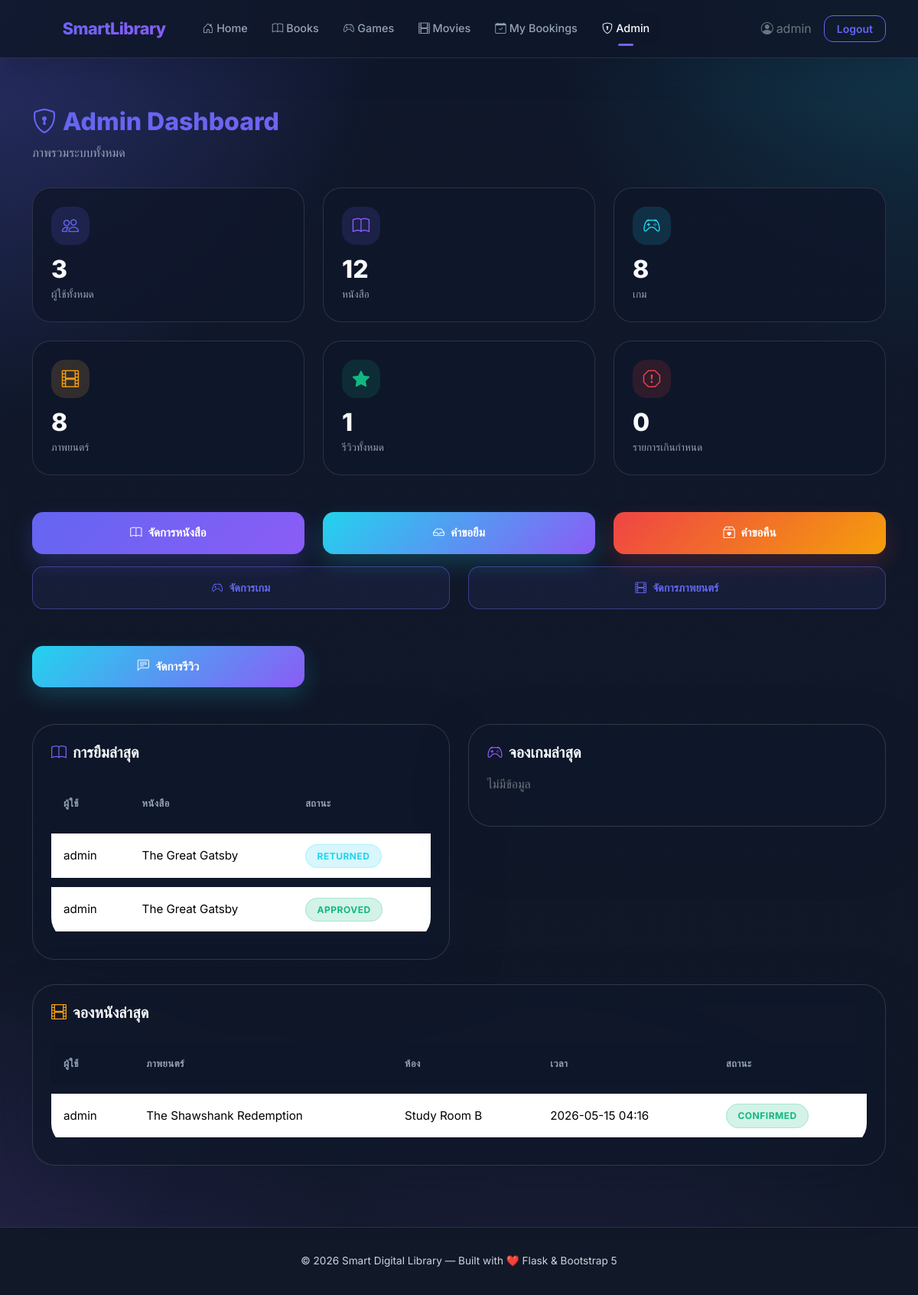
Page /admin/ (signed in) on the earlier database version.
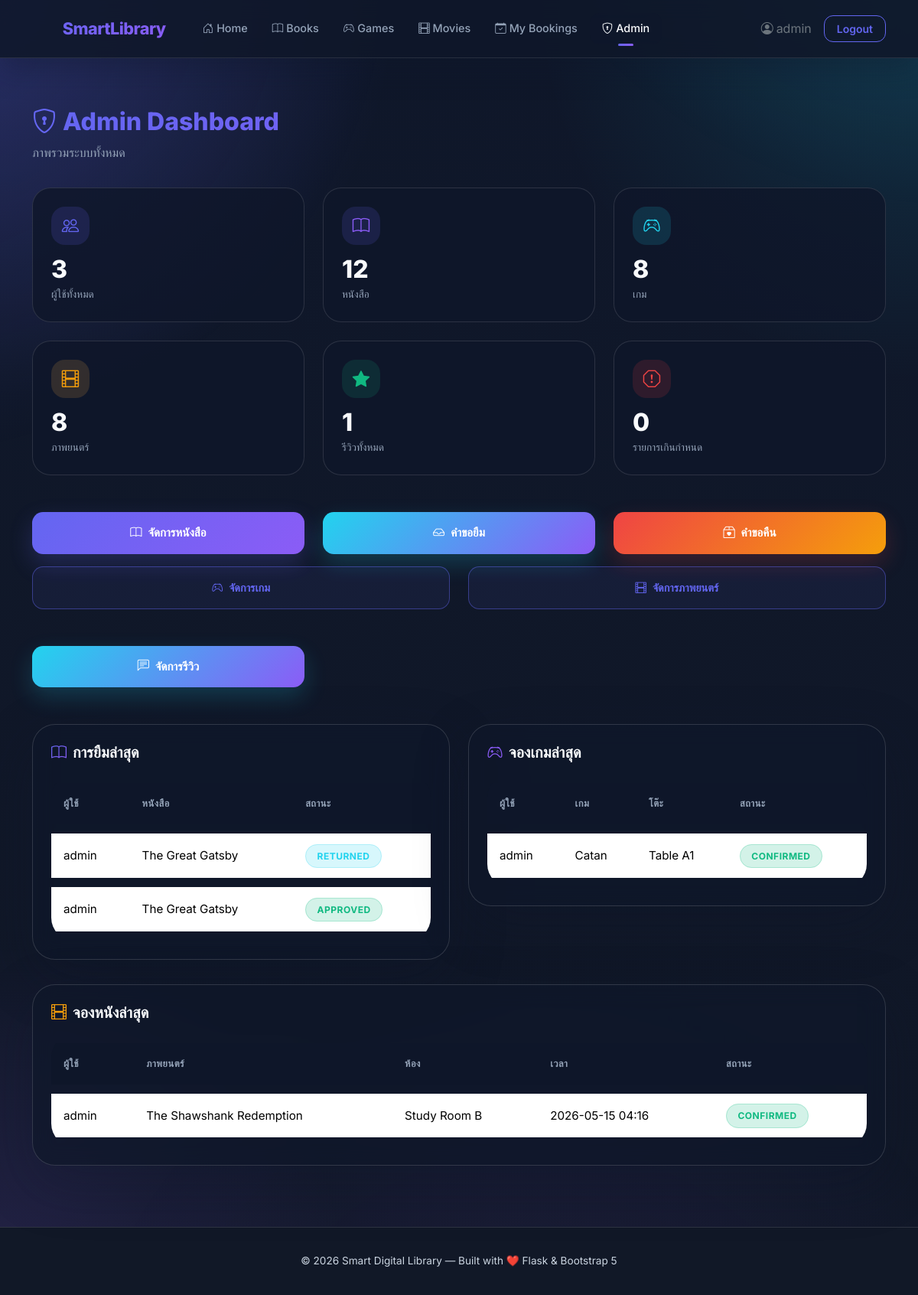
Same page on the later database version.
### tables this page shows
CREATE TABLE borrow_requests (
            id INTEGER PRIMARY KEY AUTOINCREMENT,
            user_id INTEGER NOT NULL,
            book_id INTEGER NOT NULL,
            status TEXT NOT NULL DEFAULT 'pending',
            created_at DATETIME DEFAULT CURRENT_TIMESTAMP,
            updated_at DATETIME DEFAULT CURRENT_TIMESTAMP, borrow_days INTEGER DEFAULT 7, due_date DATETIME, return_requested INTEGER DEFAULT 0, returned_at DATETIME, approved_return INTEGER DEFAULT 0,
            FOREIGN KEY (user_id) REFERENCES users(id),
            FOREIGN KEY (book_id) REFERENCES books(id)
        );

CREATE TABLE users (
            id INTEGER PRIMARY KEY AUTOINCREMENT,
            username TEXT UNIQUE NOT NULL,
            email TEXT UNIQUE NOT NULL,
            password_hash TEXT NOT NULL,
            role TEXT NOT NULL DEFAULT 'user',
            created_at DATETIME DEFAULT CURRENT_TIMESTAMP
        );

CREATE TABLE books (
            id INTEGER PRIMARY KEY AUTOINCREMENT,
            title TEXT NOT NULL,
            author TEXT NOT NULL,
            category TEXT NOT NULL,
            description TEXT,
            cover_image TEXT,
            copies INTEGER NOT NULL DEFAULT 1,
            created_at DATETIME DEFAULT CURRENT_TIMESTAMP
        );

CREATE TABLE movie_bookings (
            id INTEGER PRIMARY KEY AUTOINCREMENT,
            user_id INTEGER NOT NULL,
            movie_id INTEGER NOT NULL,
            room_id INTEGER NOT NULL,
            start_time DATETIME NOT NULL,
            end_time DATETIME NOT NULL,
            status TEXT NOT NULL DEFAULT 'pending',
            created_at DATETIME DEFAULT CURRENT_TIMESTAMP,
            FOREIGN KEY (user_id) REFERENCES users(id),
            FOREIGN KEY (movie_id) REFERENCES movies(id),
            FOREIGN KEY (room_id) REFERENCES rooms(id)
        );

CREATE TABLE movies (
            id INTEGER PRIMARY KEY AUTOINCREMENT,
            title TEXT NOT NULL,
            genre TEXT NOT NULL,
            description TEXT,
            poster_image TEXT,
            duration_minutes INTEGER NOT NULL DEFAULT 120,
            rating REAL DEFAULT 0.0,
            created_at DATETIME DEFAULT CURRENT_TIMESTAMP
        );

CREATE TABLE rooms (
            id INTEGER PRIMARY KEY AUTOINCREMENT,
            name TEXT NOT NULL,
            room_type TEXT NOT NULL DEFAULT 'movie',
            capacity INTEGER NOT NULL DEFAULT 10,
            created_at DATETIME DEFAULT CURRENT_TIMESTAMP
        );

CREATE TABLE game_bookings (
            id INTEGER PRIMARY KEY AUTOINCREMENT,
            user_id INTEGER NOT NULL,
            game_id INTEGER NOT NULL,
            table_id INTEGER NOT NULL,
            start_time DATETIME NOT NULL,
            end_time DATETIME NOT NULL,
            status TEXT NOT NULL DEFAULT 'pending',
            created_at DATETIME DEFAULT CURRENT_TIMESTAMP,
            FOREIGN KEY (user_id) REFERENCES users(id),
            FOREIGN KEY (game_id) REFERENCES games(id),
            FOREIGN KEY (table_id) REFERENCES tables(id)
        );

CREATE TABLE games (
            id INTEGER PRIMARY KEY AUTOINCREMENT,
            name TEXT NOT NULL,
            category TEXT NOT NULL,
            description TEXT,
            image TEXT,
            min_players INTEGER NOT NULL DEFAULT 2,
            max_players INTEGER NOT NULL DEFAULT 4,
            created_at DATETIME DEFAULT CURRENT_TIMESTAMP
        );

CREATE TABLE tables (
            id INTEGER PRIMARY KEY AUTOINCREMENT,
            name TEXT NOT NULL,
            capacity INTEGER NOT NULL DEFAULT 4,
            status TEXT NOT NULL DEFAULT 'available',
            created_at DATETIME DEFAULT CURRENT_TIMESTAMP
        );

### blueprints/admin.py (the view)
@admin_bp.route('/')
@admin_required
def dashboard():
    db = get_db()
    stats = {
        'users': db.execute('SELECT COUNT(*) as c FROM users').fetchone()['c'],
        'books': db.execute('SELECT COUNT(*) as c FROM books').fetchone()['c'],
        'games': db.execute('SELECT COUNT(*) as c FROM games').fetchone()['c'],
        'movies': db.execute('SELECT COUNT(*) as c FROM movies').fetchone()['c'],
        'reviews': db.execute('SELECT COUNT(*) as c FROM reviews').fetchone()['c'],
        'overdue': db.execute("SELECT COUNT(*) as c FROM borrow_requests WHERE status='approved' AND due_date < datetime('now')").fetchone()['c'],
        'game_bookings': db.execute("SELECT COUNT(*) as c FROM game_bookings WHERE status='confirmed'").fetchone()['c'],
        'movie_bookings': db.execute("SELECT COUNT(*) as c FROM movie_bookings WHERE status='confirmed'").fetchone()['c'],
        'pending_borrows': db.execute("SELECT COUNT(*) as c FROM borrow_requests WHERE status='pending'").fetchone()['c'],
        'return_requests': db.execute("SELECT COUNT(*) as c FROM borrow_requests WHERE return_requested=1 AND status='return_pending'").fetchone()['c'],
    }
    recent_borrows = db.execute('''
        SELECT br.*, u.username, b.title FROM borrow_requests br
        JOIN users u ON u.id=br.user_id JOIN books b ON b.id=br.book_id
        ORDER BY br.created_at DESC LIMIT 5
    ''').fetchall()
    recent_game = db.execute('''
        SELECT gb.*, u.username, g.name as game_name, t.name as table_name
        FROM game_bookings gb JOIN users u ON u.id=gb.user_id
        JOIN games g ON g.id=gb.game_id JOIN tables t ON t.id=gb.table_id
        ORDER BY gb.created_at DESC LIMIT 5
    ''').fetchall()
    recent_movie = db.execute('''
        SELECT mb.*, u.username, m.title as movie_title, r.name as room_name
        FROM movie_bookings mb JOIN users u ON u.id=mb.user_id
        JOIN movies m ON m.id=mb.movie_id JOIN rooms r ON r.id=mb.room_id
        ORDER BY mb.created_at DESC LIMIT 5
    ''').fetchall()
    return render_template('admin/dashboard.html', stats=stats,
                           recent_borrows=recent_borrows, recent_game=recent_game,
                           recent_movie=recent_movie)

### blueprints/admin.py (called while the page is built)
def get_db():
    if 'db' not in g:
        from flask import current_app
        g.db = sqlite3.connect(current_app.config['DATABASE'])
        g.db.row_factory = sqlite3.Row
        g.db.execute("PRAGMA foreign_keys = ON")
    return g.db

def admin_required(f):
    from functools import wraps
    @wraps(f)
    def decorated(*args, **kwargs):
        if 'user_id' not in session or session.get('role') != 'admin':
            flash('คุณไม่มีสิทธิ์เข้าถึง', 'danger')
            return redirect(url_for('auth.login'))
        return f(*args, **kwargs)
    return decorated

### templates/admin/dashboard.html (shortened to what the changed rows need)
{% extends "base.html" %}
{% block content %}
<div class="page-header">
    <h1 class="text-gradient"><i class="bi bi-shield-lock me-2"></i>Admin Dashboard</h1>
</div>
<div class="row g-4">
    <div class="col-lg-6">
        <div class="glass-card">
            {% if recent_borrows %}
            <div class="table-responsive">
                <table class="table table-custom mb-0">
                    <thead><tr><th>ผู้ใช้</th><th>หนังสือ</th><th>สถานะ</th></tr></thead>
                    <tbody>
                    {% for b in recent_borrows %}
                    <tr><td>{{ b.username }}</td><td>{{ b.title[:25] }}</td><td><span class="badge-status badge-{{ b.status }}">{{ b.status }}</span></td></tr>
                    {% endfor %}
                    </tbody>
                </table>
            </div>
            {% else %}<p class="text-secondary">ไม่มีข้อมูล</p>{% endif %}
        </div>
    </div>
    <div class="col-lg-6">
        <div class="glass-card">
            <h5 class="mb-3" style="font-weight:700;"><i class="bi bi-controller me-2" style="color:var(--accent-secondary);"></i>จองเกมล่าสุด</h5>
            {% if recent_game %}
            <div class="table-responsive">
                <table class="table table-custom mb-0">
                    <thead><tr><th>ผู้ใช้</th><th>เกม</th><th>โต๊ะ</th><th>สถานะ</th></tr></thead>
                    <tbody>
                    {% for g in recent_game %}
                    <tr><td>{{ g.username }}</td><td>{{ g.game_name }}</td><td>{{ g.table_name }}</td><td><span class="badge-status badge-{{ g.status }}">{{ g.status }}</span></td></tr>
                    {% endfor %}
                    </tbody>
                </table>
            </div>
            {% else %}<p class="text-secondary">ไม่มีข้อมูล</p>{% endif %}
        </div>
    </div>
</div>
<div class="row g-4 mt-2">
    <div class="col-12">
        <div class="glass-card">
            {% if recent_movie %}
            <div class="table-responsive">
                <table class="table table-custom mb-0">
                    <thead><tr><th>ผู้ใช้</th><th>ภาพยนตร์</th><th>ห้อง</th><th>เวลา</th><th>สถานะ</th></tr></thead>
                    <tbody>
                    {% for m in recent_movie %}
                    <tr><td>{{ m.username }}</td><td>{{ m.movie_title }}</td><td>{{ m.room_name }}</td><td>{{ m.start_time[:16] }}</td><td><span class="badge-status badge-{{ m.status }}">{{ m.status }}</span></td></tr>
                    {% endfor %}
                    </tbody>
                </table>
            </div>
            {% else %}<p class="text-secondary">ไม่มีข้อมูล</p>{% endif %}
        </div>
    </div>
</div>
{% endblock %}

Differences in the rows shown:
added game_bookings: username "admin", game_name "Catan", table_name "Table A1", status "CONFIRMED"
Other differences:
text no longer shown: "ไม่มีข้อมูล"
text now shown: "ผู้ใช้ เกม โต๊ะ สถานะ"
